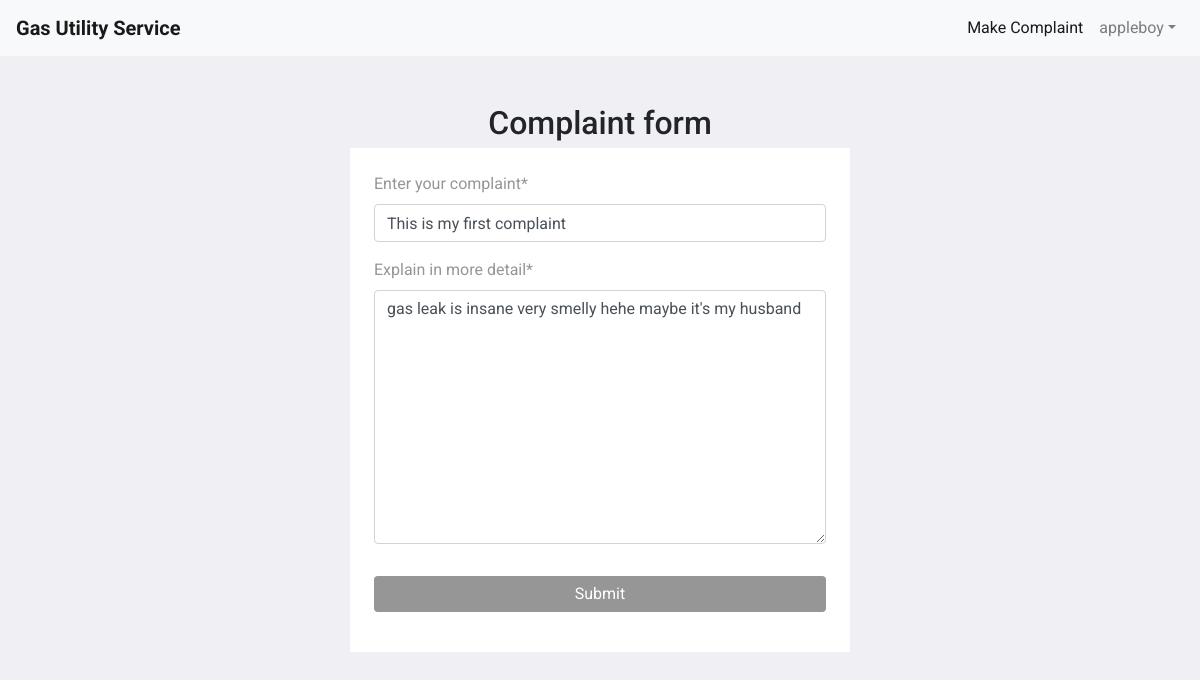
Page /complaints/1/update/ (signed in) on the committed database.
### complaints/models.py (models this page shows, shortened)
class Complaint(models.Model):
    title = models.CharField(max_length=100, verbose_name= 'Enter your complaint')
    details = models.TextField(verbose_name= 'Explain in more detail')
    date_posted = models.DateTimeField(default=timezone.now)
    user_id = models.ForeignKey(User, on_delete=models.CASCADE)
    assigned_employee = models.ForeignKey(Employee, null=True, blank=True, on_delete=models.CASCADE)
    status_choices = [
        (1, 'Pending'),
        (2, 'Solved')
    ]
    status = models.IntegerField(choices=status_choices, default=1)

### complaints/views.py (the view, shortened to what this page needs)
# urls.py: path('<int:pk>/update/', ComplaintUpdateView.as_view(), name='complaint-update'),
class ComplaintUpdateView(LoginRequiredMixin, UserPassesTestMixin, UpdateView):
    model = Complaint
    template_name = 'complaint_create.html'
    fields = ['title', 'details']
    def test_func(self):
        complaint = self.get_object()
        if self.request.user == complaint.user_id:
            return True
        return False

### templates/complaint_create.html (shortened to what this page needs)
{% extends "base.html" %}
{% load crispy_forms_tags %}
{% load static %}
{% block content %}
<div class="complaint-form">
    <div class="container">
        <div class="row justify-content-center">
            <div class="heading pt-5 text-center">
                <h2>Complaint form</h2>
            </div>
            <div class="col-lg-5 col-md-5 col-sm-10 complaint-body p-4">
                <form method="POST">
                    <fieldset class="form-group">
                        {{ form|crispy }}
                    </fieldset>
                    <div class="form-group">
                        <button class="btn w-100 complaintBtn" type="submit">Submit</button>
                    </div>
                </form>
            </div>
        </div>
    </div>
</div>
{% endblock content %}

### templates/base.html (shortened to what this page needs)
{% load static %}
<!doctype html>
<html lang="en">
<head>
  <link href="https://stackpath.bootstrapcdn.com/font-awesome/4.7.0/css/font-awesome.min.css" rel="stylesheet">
  <link rel="stylesheet" href="https://use.fontawesome.com/releases/v5.13.0/css/all.css">
  <link rel="stylesheet" href="https://use.fontawesome.com/releases/v5.13.0/css/v4-shims.css">
  <link rel="stylesheet" href="https://stackpath.bootstrapcdn.com/bootstrap/4.3.1/css/bootstrap.min.css"
>
  <link rel="stylesheet" href="{% static 'users/main.css' %}">
</head>
<body style="font-family: 'Roboto', sans-serif;">
  <nav class="navbar navbar-expand-lg navbar-light bg-light">
    <a class="navbar-brand " href="{% url 'complaint-list' %}"><strong>Gas Utility Service</strong></a>
    <div class="collapse navbar-collapse" id="navbarSupportedContent">
      <ul class="navbar-nav ml-auto justify-content-end">
        <li class="nav-item active">
          {% if user.profile.is_employee is not True %}
          <a class="nav-link" href="{% url 'complaint-create' %}">Make Complaint<span class="sr-only">(current)</span></a>
          {% endif %}
        </li>
      </ul>
      <ul class="navbar-nav justify-content-end ">
        {% if user.is_authenticated %}
        <li class="nav-item dropdown">
          <a href="#" class="nav-link dropdown-toggle" data-toggle="dropdown">{{user.username}}</a>
        </li>
        {% endif %}
      </ul>
    </div>
  </nav>
  {% block content %}
  {% endblock %}
</body>
</html>

### users/static/users/main.css (style rules this page uses)
body,html { height: 100%; }

### templates/complaint_create.html (style rules this page uses)
.complaint-body { position: absolute; top: 50%; left: 50%; transform: translate(-50%, -50%); width: 100%; color: #969696; background-color: white; }
body { background-color: #F0EFF4; }
.complaintBtn, .complaintBtn:active, .complaintBtn:visited, .complaintBtn:focus { background-color: #969696; border: #969696; color: white; }

### rows in the picture
Complaint: title "This is my first complaint", details "gas leak is insane very smelly hehe maybe it's my husband"

### other values in the picture
{{ user.username }} "appleboy"
